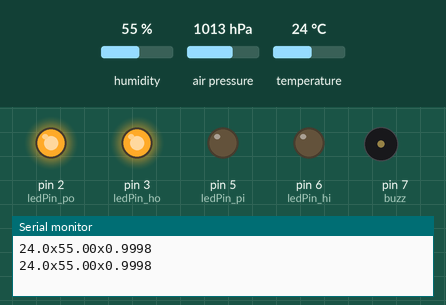
Bench run of a sketch on a simulated Arduino Uno, built with avr-gcc and run on an emulated ATmega328P. On the bench: output pins drawn as LEDs (lit = HIGH), buzzer (waves = sounding), the last lines printed to the serial monitor. The test bench sets the inputs (shaded band); at power-on: humidity 55 %, temperature 24 °C, air pressure 1013 hPa.

Above: at 2.8 s.
2.9 s: humidity set to 88 %
6.4 s: humidity set to 92 %
At 8.7 s:
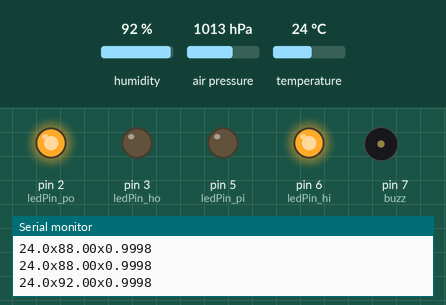
12.4 s: temperature set to 4.5 °C
15.9 s: temperature set to 3.7 °C
At 16.8 s:
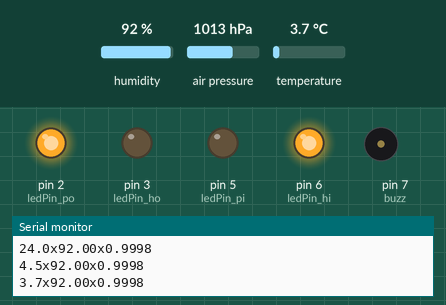
18.6 s: humidity set to 22 %
At 21.2 s:
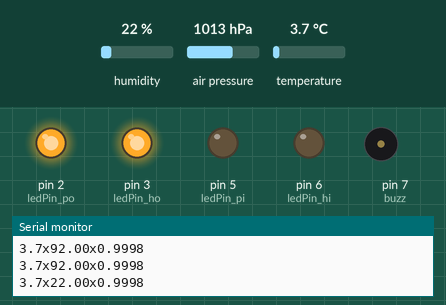
21.5 s: humidity set to 91 %
At 23.0 s:
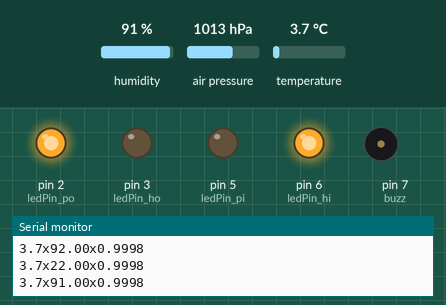
Timing chart, 0 to 24.5 s (numbered marks = the images above; inputs shaded):
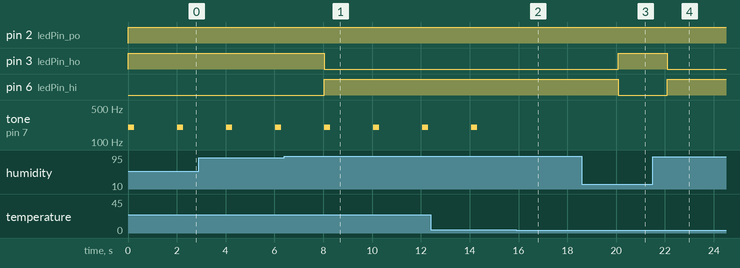

Measured:
- the behaviour switches between 89 and 90 % on humidity (found by bisection; images 0 and 1)
- the behaviour switches between 4.1 and 4 °C on temperature (found by bisection; images 1 and 2)
- after the input at 6.4 s, pin 3 (ledPin_ho): HIGH → LOW after 1.6 s; pin 6 (ledPin_hi): LOW → HIGH after 1.6 s
- after the input at 15.9 s, tone on pin 7 (buzz): stops changing and stays silent
- after the input at 18.6 s, pin 3 (ledPin_ho): LOW → HIGH after 1.5 s; pin 6 (ledPin_hi): HIGH → LOW after 1.5 s
- after the input at 21.5 s, pin 3 (ledPin_ho): HIGH → LOW after 0.59 s; pin 6 (ledPin_hi): LOW → HIGH after 0.59 s
- by itself, tone on pin 7 (buzz): alternates 200 Hz for 0.25 s and silent for 1.8 s

The sketch:

Arduino.ino
```cpp
#include <DHT.h>
#include <Wire.h>
#include <Adafruit_Sensor.h>
#include <Adafruit_BMP280.h>

#define DHT22_pin 4
DHT dht(DHT22_pin, DHT22);

#define BMP280_I2C_ADDRESS  0x76
Adafruit_BMP280 bmp280;

int temp;
int hum;

int ledPin_ho = 3;
int ledPin_po = 2;
int ledPin_hi = 6;
int ledPin_pi = 5;
int buzz = 7;

void setup(){
  Serial.begin(9600);
  dht.begin();
  if (!bmp280.begin(BMP280_I2C_ADDRESS))
  {
    Serial.println("Could not find a valid BMP280 sensor, check wiring!");
    while (1);
  }
  pinMode(ledPin_ho, OUTPUT);
  pinMode(ledPin_po, OUTPUT);
  pinMode(ledPin_hi, OUTPUT);
  pinMode(ledPin_pi, OUTPUT);
  pinMode(buzz, OUTPUT);

}

char text[14];

void loop(){
  float temp = dht.readTemperature();
  float hum = dht.readHumidity();
  float press = (bmp280.readPressure()/101325);

  if (isnan(hum) || isnan(temp) ) {
    Serial.println("DHT not ready!");
    return;
  }

  if(hum<90){
    digitalWrite(ledPin_ho, HIGH);
    digitalWrite(ledPin_hi, LOW);
  }
  else{
    digitalWrite(ledPin_ho, LOW);
    digitalWrite(ledPin_hi, HIGH);
  }
  if(press>0.933){
    digitalWrite(ledPin_po, HIGH);
    digitalWrite(ledPin_pi, LOW);
  }
  else{
    digitalWrite(ledPin_po, LOW);
    digitalWrite(ledPin_pi, HIGH);
  }
  if(temp>4){
    tone(buzz, 200, 250);
  }

  Serial.print(temp, 1);
  Serial.print("x");
  Serial.print(hum, 2);
  Serial.print("x");
  Serial.println(press, 4);
  delay(2000);

}
```
